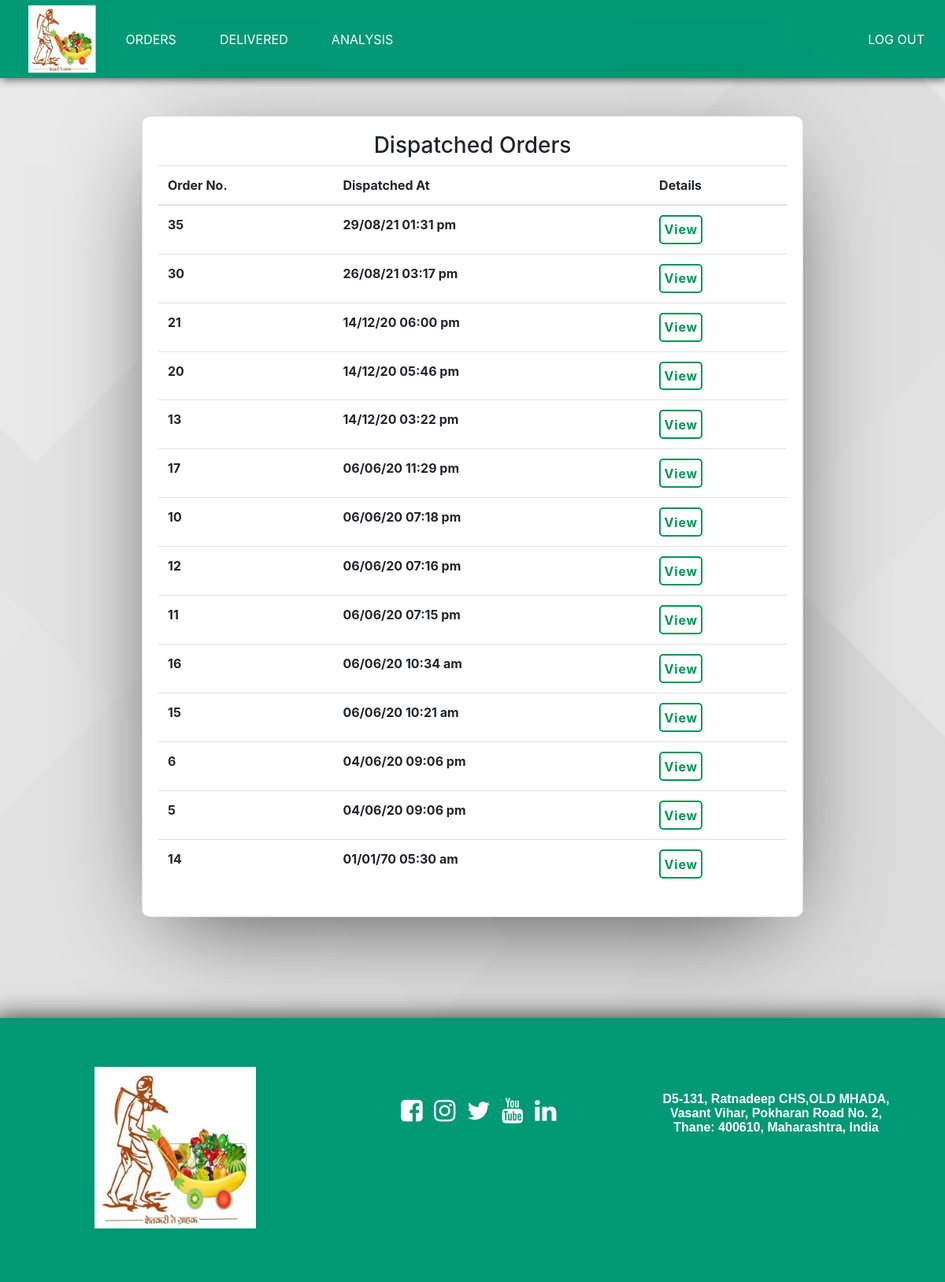
Screenshot of /delivery/delivered.php (signed in) with the database file from the repository.
### tables this page shows
CREATE TABLE `finalorder` (
  `o_id` double NOT NULL,
  `c_id` double NOT NULL,
  `payment_id` varchar(50) DEFAULT NULL,
  `deliveryboy` int(5) NOT NULL,
  `delivery` int(2) NOT NULL COMMENT 'if yes 1 or 0',
  `timeorder` int(11) NOT NULL,
  `timedispatch` int(11) NOT NULL,
  `timedelivery` int(11) NOT NULL
);

### delivery/delivered.php (the view, shortened to what this page needs)
<?php
include dirname(dirname(__FILE__)).DIRECTORY_SEPARATOR.'includes'.DIRECTORY_SEPARATOR.'dbconn.php';
if (isset($_SESSION['Delid'])) {
  $id=$_SESSION['Delid'];
  }else {
  header("Location: ./dlogin.php");
}
 ?>
<!DOCTYPE html>
<html lang="en">
<head>
</head>
<body background="../images/back2.jpg">
  <?php
    include dirname(dirname(__FILE__)).DIRECTORY_SEPARATOR.'includes'.DIRECTORY_SEPARATOR.'deliveryheader.php';
   ?>
<br><br>
<div class="card ownercard">
  <h3 style="text-align:center;">Dispatched Orders</h3>
  <table class="table table-hover" style="padding:20px;">
  <thead>
  <tr>
    <th scope="col">Order No.</th>
    <th scope="col">Dispatched At</th>
    <th scope="col">Details</th>
  </tr>
  </thead>
  <tbody>
    <?php
    $query = "SELECT * FROM finalorder WHERE delivery=1 && deliveryboy=$id ORDER BY timedelivery DESC;";
    $result = mysqli_query($con, $query);
    if (mysqli_num_rows($result) > 0)
    {
        while ($row1 = mysqli_fetch_assoc($result)) {
          $ordertime=date('d/m/y h:i a', $row1['timeorder']);
          $dispatchtime=date('d/m/y h:i a', $row1['timedispatch']);
          $delivertime=date('d/m/y h:i a', $row1['timedelivery']);
            echo '
            <tr>
              <th scope="col">'.$row1['o_id'].'</th>
              <th scope="col">'.$delivertime.'</th>
              <th scope="col">
              <form action="./order.php" method="post" id="form1">
                <input type="hidden" name="orderid" value="'.$row1['o_id'].'">
                <input type="hidden" name="customerid" value="'.$row1['c_id'].'">
                <input type="hidden" name="ordertime" value="'.$ordertime.'">
                <input type="hidden" name="dispatchtime" value="'.$dispatchtime.'">
                <input type="hidden" name="delivertime" value="'.$delivertime.'">
                <input type="hidden" name="deliveryboyid" value="'.$row1['deliveryboy'].'">
                <input type="submit"class="btn btnwhite" name="vieworderitems" value="View">
              </form>
              </th>
            </tr>';
        }
      }
     ?>
  </tbody>
  </table>
</div>
       <?php include dirname(dirname(__FILE__)).DIRECTORY_SEPARATOR.'includes'.DIRECTORY_SEPARATOR.'footer.php';   ?>
</body>
</html>

### css/main.css (style rules this page uses)
body { background-image: url("../images/back2.jpg"); background-repeat: repeat-y; background-size: cover; }

### css/cards.css (style rules this page uses)
.btnwhite { background-color: transparent; color: #009755; padding: 3%; border-radius: 5px; border: 2px solid #009755; font-weight: 700; letter-spacing: 0.05rem; }
.ownercard { margin: auto; width: 70%; padding: 20px; display: block; overflow-x: auto; border-radius: 10px 10px 10px 10px; -webkit-box-shadow: 0px 29px 124px -35px rgba(0, 0, 0, 0.75); -moz-box-shadow: 0px 29px 124px -35px rgba(0, 0, 0, 0.75); box-shadow: 0px 29px 124px -35px rgba(0, 0, 0, 0.75); }

### rows the page displays
finalorder: o_id "35", timedelivery "29/08/21 01:31 pm"
finalorder: o_id "30", timedelivery "26/08/21 03:17 pm"
finalorder: o_id "21", timedelivery "14/12/20 06:00 pm"
finalorder: o_id "20", timedelivery "14/12/20 05:46 pm"
finalorder: o_id "13", timedelivery "14/12/20 03:22 pm"
finalorder: o_id "17", timedelivery "06/06/20 11:29 pm"
finalorder: o_id "10", timedelivery "06/06/20 07:18 pm"
finalorder: o_id "12", timedelivery "06/06/20 07:16 pm"
finalorder: o_id "11", timedelivery "06/06/20 07:15 pm"
finalorder: o_id "16", timedelivery "06/06/20 10:34 am"
finalorder: o_id "15", timedelivery "06/06/20 10:21 am"
finalorder: o_id "6", timedelivery "04/06/20 09:06 pm"
finalorder: o_id "5", timedelivery "04/06/20 09:06 pm"
finalorder: o_id "14", timedelivery "01/01/70 05:30 am"
